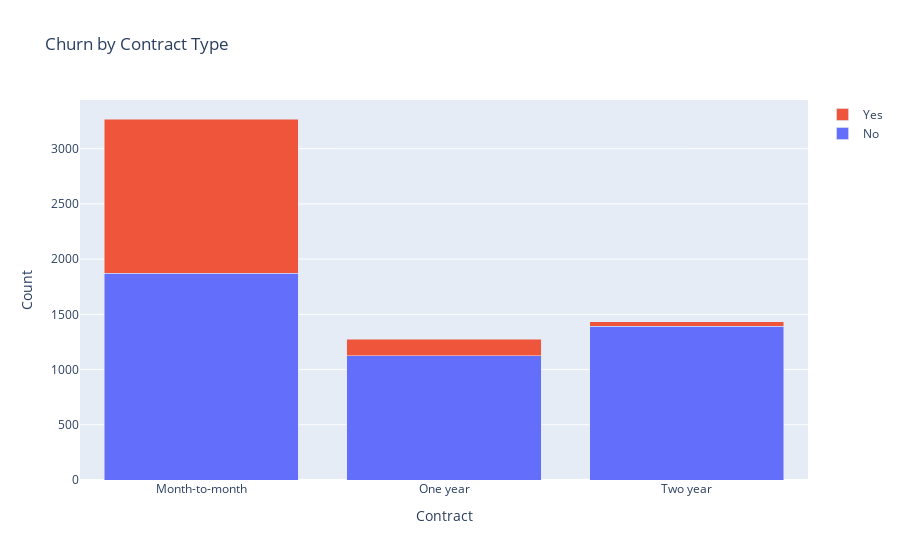

Notebook cell for this chart:
### Code cell
# Create a contingency table
contingency_table = pd.crosstab(df['Contract'], df['Churn'])

# Plotly stacked bar plot
fig = go.Figure()

for churn_status in contingency_table.columns:
    fig.add_trace(go.Bar(
        x=contingency_table.index,
        y=contingency_table[churn_status],
        name=churn_status
    ))

# Update layout
fig.update_layout(
    barmode='stack',
    xaxis_title='Contract',
    yaxis_title='Count',
    title='Churn by Contract Type'
)

# Show the plot
fig.show()

### Figure 1 — Plotly figure (JSON) as saved in the notebook; plotly's stock layout.template omitted (floating-point values rounded to 4 significant figures)
{"data": [{"name": "No", "type": "bar", "x": ["Month-to-month", "One year", "Two year"], "y": [1871, 1127, 1391]}, {"name": "Yes", "type": "bar", "x": ["Month-to-month", "One year", "Two year"], "y": [1398, 148, 41]}], "layout": {"barmode": "stack", "title": {"text": "Churn by Contract Type"}, "xaxis": {"title": {"text": "Contract"}}, "yaxis": {"title": {"text": "Count"}}}}
